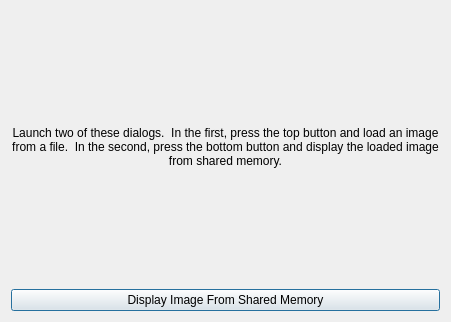
<?xml version="1.0" encoding="UTF-8"?>
<ui version="4.0">
 <class>Dialog</class>
 <widget class="QDialog" name="Dialog">
  <property name="geometry">
   <rect>
    <x>0</x>
    <y>0</y>
    <width>451</width>
    <height>322</height>
   </rect>
  </property>
  <property name="windowTitle">
   <string>Dialog</string>
  </property>
  <layout class="QGridLayout">
   <item row="0" column="0">
    <widget class="QLabel" name="label">
     <property name="text">
      <string>Launch two of these dialogs.  In the first, press the top button and load an image from a file.  In the second, press the bottom button and display the loaded image from shared memory.</string>
     </property>
     <property name="alignment">
      <set>Qt::AlignCenter</set>
     </property>
     <property name="wordWrap">
      <bool>true</bool>
     </property>
    </widget>
   </item>
   <item row="1" column="0">
    <widget class="QPushButton" name="loadFromSharedMemoryButton">
     <property name="text">
      <string>Display Image From Shared Memory</string>
     </property>
    </widget>
   </item>
  </layout>
 </widget>
 <resources/>
 <connections/>
</ui>
